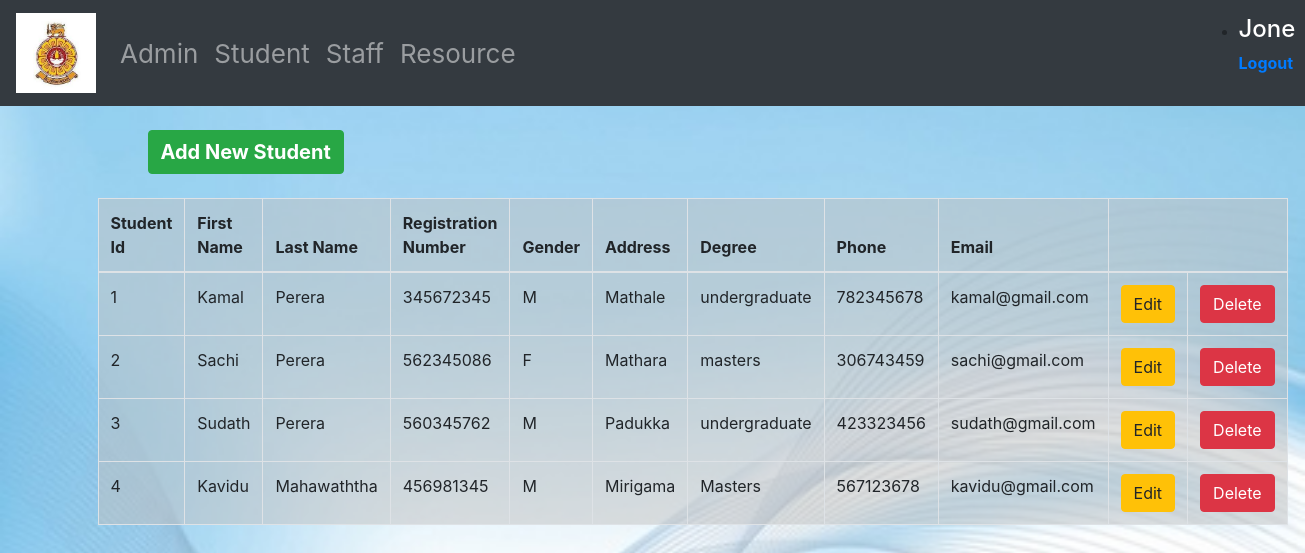
Page /Students/home.php (signed in) on the committed database.
### tables this page shows
CREATE TABLE `students` (
  `sId` varchar(10) NOT NULL,
  `fname` varchar(100) NOT NULL,
  `lname` varchar(100) NOT NULL,
  `regNum` int(9) NOT NULL,
  `gender` text NOT NULL,
  `address` varchar(100) NOT NULL,
  `degree` varchar(40) NOT NULL,
  `phone` int(9) NOT NULL,
  `email` varchar(100) NOT NULL
);

### Students/home.php (the view, shortened to what this page needs)
<?php
  include '../login/dbconnection.php';
  $sql = "SELECT * FROM students";
  $result = $conn->query($sql);
?>
<!DOCTYPE html>
<html lang="en">
<head>
  <link rel="stylesheet" href="../css/bootstrap.min.css">
  <link rel="stylesheet" type="text/css" href="../css/students.css">
</head>
<body>
  <header><?php include '../login/nav.php'?></header>
  <div class="container"><br>
    <a href="insert.php" class="btn btn-success" id="Butt">Add New Student</a><br><br>
    <table class="table table-bordered">
      <thead>
        <tr>
          <th>Student Id</th>
          <th>First Name</th>
          <th>Last Name</th>
          <th>Registration Number</th>
          <th>Gender</th>
          <th>Address</th>
          <th>Degree</th>
          <th>Phone</th>
          <th>Email</th>
          <th colspan="2"></th>
        </tr>
      </thead>
      <tbody>
        <?php
          if($result->num_rows > 0){
            while ($row = $result->fetch_assoc()) {
        ?>
              <tr>
                <td><?php echo $row['sId'];?></td>
                <td><?php echo $row['fname'];?></td>
                <td><?php echo $row['lname'];?></td>
                <td><?php echo $row['regNum'];?></td>
                <td><?php echo $row['gender'];?></td>
                <td><?php echo $row['address'];?></td>
                <td><?php echo $row['degree'];?></td>
                <td><?php echo $row['phone'];?></td>
                <td><?php echo $row['email'];?></td>
                <td><a href="edit.php?id=<?=$row['sId'];?>" class="btn btn-warning">Edit</a></td>
                <td><a href="delete.php?id=<?=$row['sId'];?>" class="btn btn-danger">Delete</a></td>
              </tr>
              <?php
            }
          }
          else{
            echo "0 results";
          }
        ?>
      </tbody>
    </table>
  </div>
</body>
</html>

### css/students.css (style rules this page uses)
body { background: url(../images/stu_bg.jpg); background-size: cover; background-position: top; }
#Butt { font-size: 20px; font-weight: bold; margin-left: 50px; }
table { background: rgba(194,193,193,0.5); }

### rows in the picture
students: sId "1", fname "Kamal", lname "Perera", regNum "345672345", gender "M", address "Mathale", degree "undergraduate", phone "782345678", email "kamal@gmail.com"
students: sId "2", fname "Sachi", lname "Perera", regNum "562345086", gender "F", address "Mathara", degree "masters", phone "306743459", email "sachi@gmail.com"
students: sId "3", fname "Sudath", lname "Perera", regNum "560345762", gender "M", address "Padukka", degree "undergraduate", phone "423323456", email "sudath@gmail.com"
students: sId "4", fname "Kavidu", lname "Mahawaththa", regNum "456981345", gender "M", address "Mirigama", degree "Masters", phone "567123678", email "kavidu@gmail.com"

### other values in the picture
$_SESSION['username'] "Jone"
